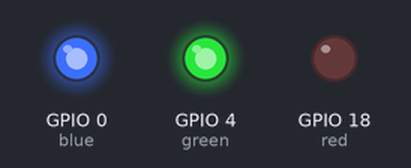
The program below on a simulated ESP32 board running MicroPython. On the bench: output pins drawn as LEDs (lit = HIGH).

Above: at 0.5 s.
At 1.5 s:
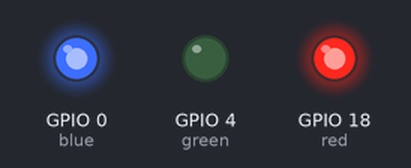
At 2.5 s:
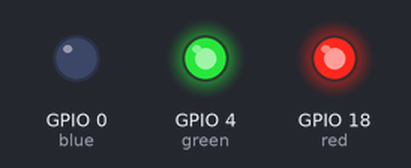
At 3.5 s:
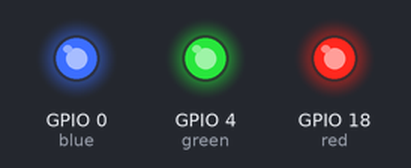
Timing chart, 0 to 5.2 s (numbered marks = the images above):
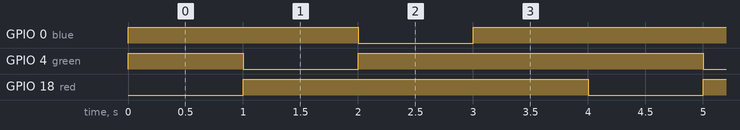

The program:

LED_test.py
```python
# type: ignore
from machine import Pin
from time import sleep

# GPIO pin numbers:
red = Pin(18, Pin.OUT)
green = Pin(4, Pin.OUT)
blue = Pin(0, Pin.OUT)  # Blue is wired to GPIO0

def show_color(r, g, b):
    red.value(r)
    green.value(g)
    blue.value(b)

while True:
    show_color(0, 1, 1)  # Red on
    sleep(1)
    show_color(1, 0, 1)  # Green on
    sleep(1)
    show_color(1, 1, 0)  # Blue on
    sleep(1)
    show_color(1, 1, 1)  # All off
    sleep(1)
```

Measured:
- by itself, GPIO 0 (blue), GPIO 4 (green): repeats every 4.0 s: LOW 1.0 s, HIGH 3.0 s
- by itself, GPIO 18 (red): alternates HIGH for 3.0 s and LOW for 1.0 s
- by itself, everything shown: repeats every 4.0 s, in 4 steps
